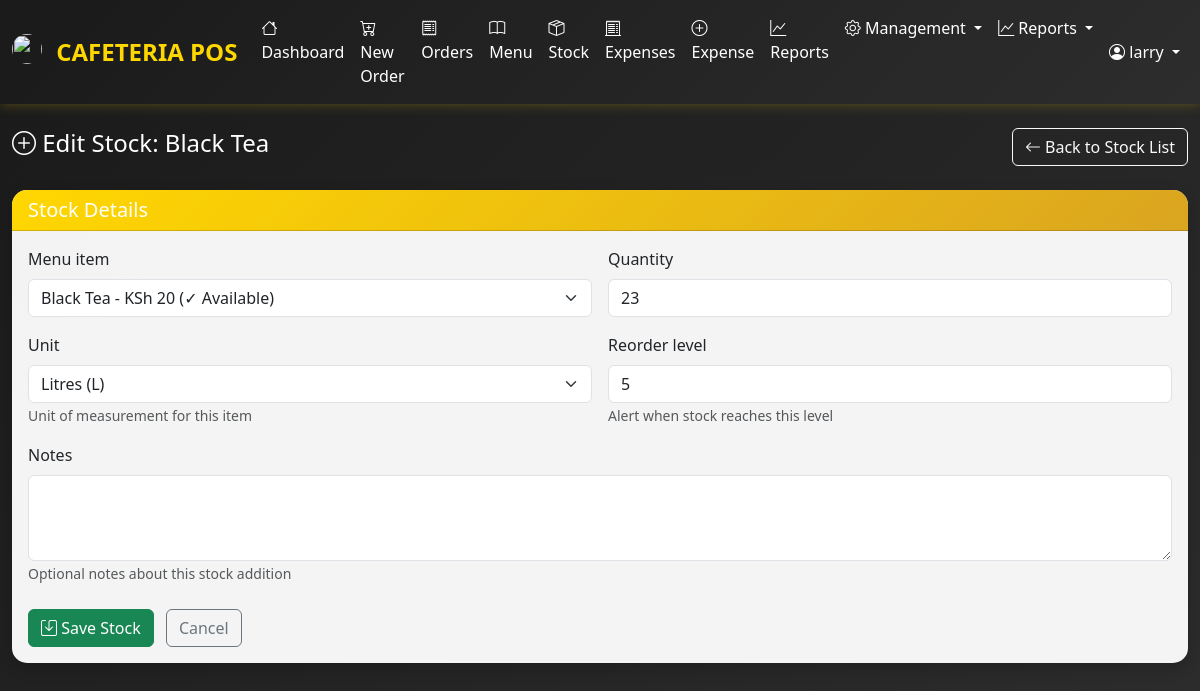
Screenshot of /inventory/6/edit/ (signed in) with the database file from the repository.
### accounts/models.py (models this page shows, shortened)
class User(AbstractUser):
    ROLE_CHOICES = [
        ('SUPERADMIN', 'Super Admin'),
        ('WAITER', 'Waiter'),
        ('CASHIER', 'Cashier'),
    ]
    role = models.CharField(max_length=20, choices=ROLE_CHOICES, default='WAITER')
    phone_number = models.CharField(max_length=15, blank=True, null=True)
    is_active = models.BooleanField(default=True)
    created_at = models.DateTimeField(auto_now_add=True)
    updated_at = models.DateTimeField(auto_now=True)
    class Meta:
        ordering = ['-date_joined']
    @property
    def is_superadmin(self):
        return self.role == 'SUPERADMIN'
    def get_full_name(self):
        if self.first_name and self.last_name:
            return f"{self.first_name} {self.last_name}"
        return self.username

### inventory/models.py (models this page shows, shortened)
class Stock(models.Model):
    menu_item = models.OneToOneField(
        MenuItem,
        on_delete=models.CASCADE,
        related_name='stock'
    )
    quantity = models.PositiveIntegerField(default=0)
    UNIT_CHOICES = [
        ('pcs', 'Pieces (pcs)'),
        ('kg',  'Kilograms (kg)'),
        ('g',   'Grams (g)'),
        ('l',   'Litres (L)'),
        ('ml',  'Millilitres (ml)'),
        ('pack', 'Packs'),
        ('box',  'Boxes'),
        ('bottle', 'Bottles'),
        ('bag',   'Bags'),
        ('other', 'Other (specify)'),
    ]
    unit = models.CharField(
        max_length=20,
        choices=UNIT_CHOICES,
        default='pcs',
        help_text="Unit of measurement for this stock item"
    )
    custom_unit = models.CharField(
        max_length=50,
        blank=True,
        null=True,
        help_text="Specify custom unit if 'Other' is selected"
    )
    reorder_level = models.PositiveIntegerField(
        default=5,
        help_text="Alert when stock reaches this level"
    )
    notes = models.TextField(
        blank=True,
        null=True,
        help_text="Additional notes or comments"
    )
    last_restocked = models.DateTimeField(auto_now_add=True)
    class Meta:
        ordering = ['menu_item__name']

### inventory/views.py (the view)
# urls.py: path('<int:pk>/edit/', views.stock_edit, name='stock_edit'),
@login_required
@user_passes_test(can_manage_stock)
def stock_edit(request, pk):
    stock = get_object_or_404(Stock, pk=pk)
    if request.method == 'POST':
        form = StockForm(request.POST, instance=stock)
        if form.is_valid():
            form.save()
            messages.success(request, f"Stock for {stock.menu_item.name} updated")
            return redirect('inventory:stock_list')
    else:
        form = StockForm(instance=stock)
    return render(request, 'inventory/stock_form.html', {
        'form': form,
        'title': f'Edit Stock: {stock.menu_item.name}',
    })

### accounts/permissions.py (called while the page is built)
def can_manage_stock(user):
    return user.is_authenticated and user.role in ('SUPERADMIN', 'CASHIER', 'WAITER')

### menu/models.py (called while the page is built)
    def __str__(self):
        status = "✓ Available" if self.is_available else "✗ Unavailable"
        return f"{self.name} - KSh {self.selling_price:.0f} ({status})"

### templates/inventory/stock_form.html (shortened to what this page needs)
{% extends 'base.html' %}
{% block content %}
<div class="container-fluid">
    <div class="d-flex justify-content-between align-items-center mb-4">
        <h4 class="text-white">
            <i class="bi bi-plus-circle"></i> {{ title }}
        </h4>
        <a href="{% url 'inventory:stock_list' %}" class="btn btn-outline-light">
            <i class="bi bi-arrow-left"></i> Back to Stock List
        </a>
    </div>
    <div class="card">
        <div class="card-header bg-dark text-white">
            <h5 class="mb-0">Stock Details</h5>
        </div>
        <div class="card-body">
            <form method="post" class="needs-validation" novalidate>
                <div class="row g-3">
                    <div class="col-md-6">
                        <label for="{{ form.menu_item.id_for_label }}" class="form-label">
                            {{ form.menu_item.label }}
                        </label>
                        {{ form.menu_item }}
                    </div>
                    <div class="col-md-6">
                        <label for="{{ form.quantity.id_for_label }}" class="form-label">
                            {{ form.quantity.label }}
                        </label>
                        {{ form.quantity }}
                    </div>
                    <div class="col-md-6">
                        <label for="{{ form.unit.id_for_label }}" class="form-label">
                            {{ form.unit.label }}
                        </label>
                        {{ form.unit }}
                        <small class="text-muted">Unit of measurement for this item</small>
                    </div>
                    <div class="col-md-6">
                        <label for="{{ form.reorder_level.id_for_label }}" class="form-label">
                            {{ form.reorder_level.label }}
                        </label>
                        {{ form.reorder_level }}
                        <small class="text-muted">Alert when stock reaches this level</small>
                    </div>
                    <div class="col-12">
                        <label for="{{ form.notes.id_for_label }}" class="form-label">
                            {{ form.notes.label }}
                        </label>
                        {{ form.notes }}
                        <small class="text-muted">Optional notes about this stock addition</small>
                    </div>
                </div>
                <div class="mt-4">
                    <button type="submit" class="btn btn-success">
                        <i class="bi bi-save"></i> Save Stock
                    </button>
                    <a href="{% url 'inventory:stock_list' %}" class="btn btn-outline-secondary ms-2">
                        Cancel
                    </a>
                </div>
            </form>
        </div>
    </div>
</div>
{% endblock %}

### templates/base.html (shortened to what this page needs)
{% load static %}
<!DOCTYPE html>
<html lang="en">
<head>
    <link href="https://cdn.jsdelivr.net/npm/bootstrap@5.3.2/dist/css/bootstrap.min.css" rel="stylesheet">
    <link rel="stylesheet" href="https://cdn.jsdelivr.net/npm/bootstrap-icons@1.11.1/font/bootstrap-icons.css">
</head>
<body>
    {% if user.is_authenticated %}
    <nav class="navbar navbar-expand-lg navbar-dark mb-4">
        <div class="container-fluid">
            <a class="navbar-brand" href="{% url 'dashboard:home' %}">
                <img src="{% static 'images/favicon.png' %}" width="30" height="30" class="d-inline-block align-top me-2 rounded-circle" alt="">
                CAFETERIA POS
            </a>
            <div class="collapse navbar-collapse" id="navbarNav">
                <ul class="navbar-nav me-auto">
                    <li class="nav-item">
                        <a class="nav-link" href="{% url 'dashboard:home' %}">
                            <i class="bi bi-house"></i> Dashboard
                        </a>
                    </li>
                    <li class="nav-item">
                        <a class="nav-link" href="{% url 'orders:create_order' %}">
                            <i class="bi bi-cart-plus"></i> New Order
                        </a>
                    </li>
                    <li class="nav-item position-relative">
                        <a class="nav-link" href="{% url 'orders:order_list' %}">
                            <i class="bi bi-receipt"></i> Orders
                        </a>
                    </li>
                    <li class="nav-item">
                        <a class="nav-link" href="{% url 'menu:menuitem_list' %}">
                            <i class="bi bi-book"></i> Menu
                        </a>
                    </li>
                    {% if user.role in 'SUPERADMIN WAITER CASHIER' %}
                    <li class="nav-item">
                        <a class="nav-link" href="{% url 'inventory:stock_list' %}">
                            <i class="bi bi-box-seam"></i> Stock
                        </a>
                    </li>
                    <li class="nav-item">
                        <a class="nav-link" href="{% url 'expenses:expense_list' %}">
                            <i class="bi bi-receipt-cutoff"></i> Expenses
                        </a>
                    </li>
                    {% endif %}
                    {% if perms.can_manage_expenses or user.role in 'SUPERADMIN CASHIER WAITER' %}
                    <li class="nav-item">
                        <a class="nav-link" href="{% url 'expenses:expense_add' %}">
                            <i class="bi bi-plus-circle"></i> Expense
                        </a>
                    </li>
                    {% endif %}
                    {% if user.role == 'SUPERADMIN' %}
                    <li class="nav-item">
                        <a class="nav-link" href="{% url 'reports:sales_report' %}">
                            <i class="bi bi-graph-up"></i> Reports
                        </a>
                    </li>
                    {% elif user.role in 'CASHIER WAITER' %}
                    <li class="nav-item">
                        <a class="nav-link" href="{% url 'reports:today_summary' %}">
                            <i class="bi bi-list-check"></i> Today's Summary
                        </a>
                    </li>
                    {% endif %}
                    {% if user.is_superadmin %}
                    <li class="nav-item dropdown">
                        <a class="nav-link dropdown-toggle" href="#" role="button" data-bs-toggle="dropdown">
                            <i class="bi bi-gear"></i> Management
                        </a>
                    </li>
                    <li class="nav-item dropdown">
                        <a class="nav-link dropdown-toggle" href="#" role="button" data-bs-toggle="dropdown">
                            <i class="bi bi-graph-up"></i> Reports
                        </a>
                    </li>
                    {% endif %}
                </ul>
                <ul class="navbar-nav">
                    <li class="nav-item dropdown">
                        <a class="nav-link dropdown-toggle" href="#" role="button" data-bs-toggle="dropdown">
                            <i class="bi bi-person-circle"></i> {{ user.get_full_name }}
                        </a>
                    </li>
                </ul>
            </div>
        </div>
    </nav>
    {% endif %}
    <main>
        {% block content %}{% endblock %}
    </main>
</body>
</html>

### templates/base.html (style rules this page uses)
:root { --gold: #FFD700; --gold-dark: #DAA520; --gold-light: #FFF8DC; --dark: #1a1a1a; --gray: #6c757d; }
body { font-family: 'Segoe UI', Tahoma, Geneva, Verdana, sans-serif; background: linear-gradient(135deg, #1a1a1a 0%, #2d2d2d 100%); min-height: 100vh; }
.navbar { background: linear-gradient(135deg, var(--dark) 0%, #2d2d2d 100%); box-shadow: 0 2px 10px rgba(255, 215, 0, 0.2); }
.navbar-brand { color: var(--gold) !important; font-weight: bold; font-size: 1.5rem; }
.nav-link { color: #fff !important; transition: all 0.3s; }
.card { background: rgba(255, 255, 255, 0.95); border: none; border-radius: 15px; box-shadow: 0 5px 15px rgba(0, 0, 0, 0.2); transition: all 0.3s; }
.card-header { background: linear-gradient(135deg, var(--gold) 0%, var(--gold-dark) 100%); color: var(--dark); font-weight: bold; border-radius: 15px 15px 0 0 !important; }

### rows the page displays
User: get_full_name "larry"
Stock: menu_item "Black Tea - KSh 20 (✓ Available)", quantity "23", unit "Litres (L)", reorder_level "5"

### other values shown
{{ title }} "Edit Stock: Black Tea"
